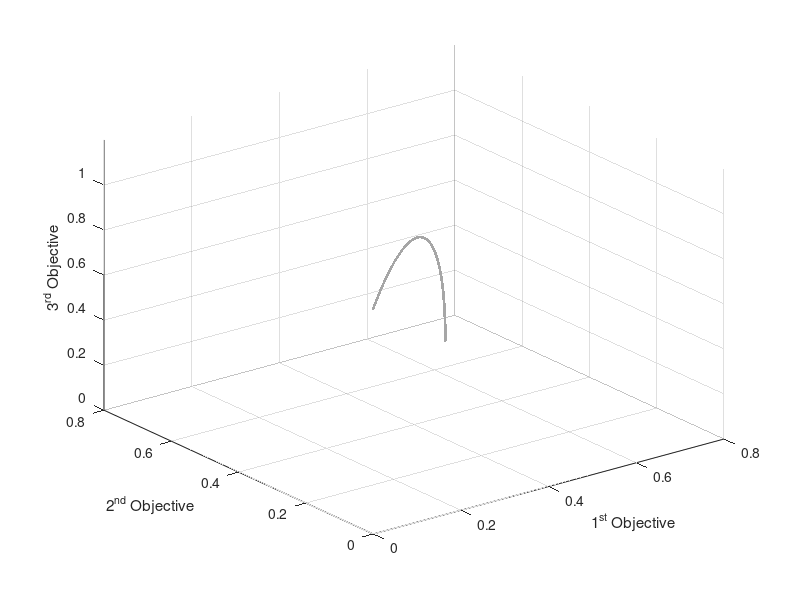

The MATLAB source for this figure:
load('DTLZ6.mat');

% scatter3(PF(:, 1), PF(:, 2), PF(:, 3), 'c.');
scatter3(PF(:, 1), PF(:, 2), PF(:, 3),'SeriesIndex',1,'DisplayName','PF',...
    'MarkerEdgeColor',[0.650980392156863 0.650980392156863 0.650980392156863],...
    'MarkerFaceAlpha',0.5,...
    'MarkerFaceColor',[0.650980392156863 0.650980392156863 0.650980392156863],...
    'Marker','.');
xlabel('1^{st} Objective');
ylabel('2^{nd} Objective');
zlabel('3^{rd} Objective');
xlim([0 0.8]);
ylim([0 0.8]);
zlim([0 1.2]);